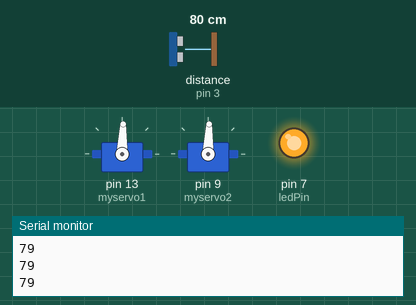
Recording of a sketch running on a simulated Arduino Uno, built with avr-gcc and run on an emulated ATmega328P. Shown: 2 × servo, output pins drawn as LEDs (lit = HIGH), the last lines printed to the serial monitor. Wiring (inferred from the names in the program): ultrasonic range finder: trigger pin 2; echo pin 3. Inputs (shaded band) come from the test bench; at power-on: distance to the obstacle (sensor on pin 3) 80 cm. The echo pulse lasts 58.3 µs per cm; pins used as bus, display or sensor lines are not drawn.

Above: at 1.2 s.
1.3 s: distance to the obstacle (sensor on pin 3) set to 23 cm
2.8 s: distance to the obstacle (sensor on pin 3) set to 18 cm
At 3.8 s:
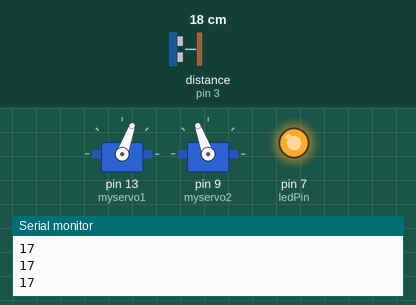
4.4 s: distance to the obstacle (sensor on pin 3) set to 15 cm
5.9 s: distance to the obstacle (sensor on pin 3) set to 11 cm
At 7.0 s:
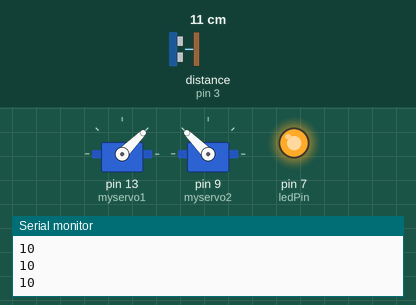
7.5 s: distance to the obstacle (sensor on pin 3) set to 2 cm
At 8.8 s:
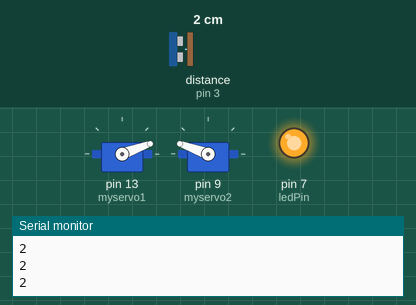
9.1 s: distance to the obstacle (sensor on pin 3) set to 9 cm
At 9.6 s:
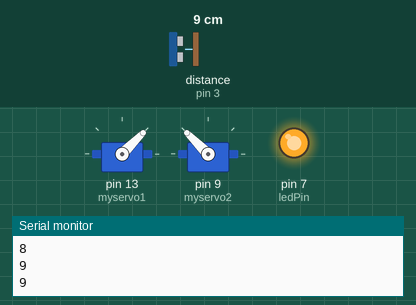
Timing chart, 0 to 11.7 s (numbered marks = the images above; inputs shaded):
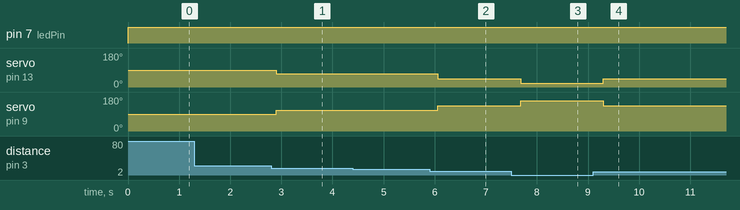

Measured:
- the behaviour switches between 21 and 20 cm on distance to the obstacle (sensor on pin 3) (found by bisection; images 0 and 1)
- the behaviour switches between 13 and 12 cm on distance to the obstacle (sensor on pin 3) (found by bisection; images 1 and 2)
- after the input at 2.8 s, servo on pin 13 (myservo1): 88° → 70° after 0.10 s; servo on pin 9 (myservo2): 88° → 110° after 0.10 s
- after the input at 5.9 s, servo on pin 13 (myservo1): 70° → 45° after 0.16 s; servo on pin 9 (myservo2): 110° → 135° after 0.16 s
- after the input at 7.5 s, servo on pin 13 (myservo1): 45° → 20° after 0.18 s; servo on pin 9 (myservo2): 135° → 160° after 0.18 s
- after the input at 9.1 s, servo on pin 13 (myservo1): 20° → 45° after 0.20 s; servo on pin 9 (myservo2): 160° → 135° after 0.20 s

The sketch:

UltrasonicRobot.ino
```cpp
#include <Servo.h>
#include <Servo.h>
Servo myservo1;
Servo myservo2;
/* Ultrasonic sensor Pins:
-VCC: +5VDC
-Trig : Trigger (INPUT) - Pin 2
-Echo: Echo (OUTPUT) - Pin 3
-GND: GND
Servo Pins:
-Servo 1 (Yellow) - Pin 13
-Servo 2 (Orange) - Pin 9
*/
const int trigPin = 2; // Trigger
const int echoPin = 3; // Echo
#define MAX_DISTANCE 200
long duration;
int distance;
int dst;
int switchPin = 6;
int switchState = 1;
int ledPin = 7;
void setup()
{
	myservo1.attach(13);
	myservo2.attach(9);
	pinMode(trigPin, OUTPUT);
	pinMode(echoPin, INPUT);
	pinMode(ledPin, OUTPUT);
	pinMode(switchPin, INPUT);
	Serial.begin(9600);
}

void loop()
{
	(digitalWrite(ledPin, HIGH));
	dst = getDistance();
	Serial.println(dst);
	delay(100);
	if (dst <= 5)
	{
		myservo1.write(20);
		myservo2.write(160);
	}
	if ((dst > 5) && (dst < 12))
	{
		myservo1.write(45);
		myservo2.write(135);
	}
	if (dst >= 12 && dst < 20)
	{
		myservo1.write(70);
		myservo2.write(110);
	}
	if (dst >= 20)
	{
		myservo1.write(88);
		myservo2.write(88);
	}
}

int getDistance()
{
	digitalWrite(trigPin, LOW);
	delayMicroseconds(5);
	digitalWrite(trigPin, HIGH);
	delayMicroseconds(10);
	digitalWrite(trigPin, LOW);
	pinMode(echoPin, INPUT);
	duration = pulseIn(echoPin, HIGH);
	distance = (duration/2) /29.1;
	return distance;
}
```
